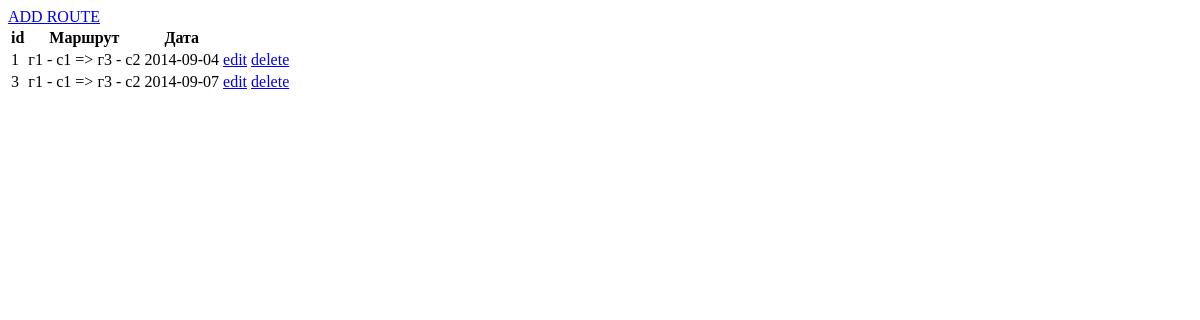
Before: /admin/routes.php with the older database file.
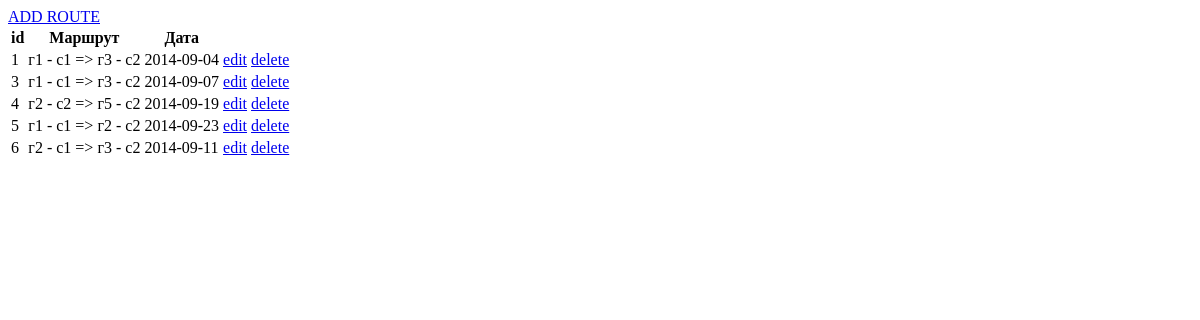
After: the same page with the newer database file.
### tables this page shows
CREATE TABLE IF NOT EXISTS `routes` (
  `id` int(10) unsigned NOT NULL AUTO_INCREMENT,
  `stFrom` int(11) NOT NULL COMMENT 'исходная станция "город - станция"',
  `stTo` int(11) NOT NULL COMMENT 'конечная станция "город - станция"',
  `message` text NOT NULL COMMENT 'примечание',
  `cars` text NOT NULL,
  `timeFrom` time NOT NULL COMMENT 'время отбытия из начальной станции',
  `timeTo` time NOT NULL COMMENT 'время прибытия в конечную станцию',
  `date` date NOT NULL COMMENT 'дата поездки/билета',
  PRIMARY KEY (`id`)
);

### admin/routes.php (called while the page is built, shortened)
<?php
	include '../init.php';
    print_r($template['routeParts']);
	function prepareRoutesList(){
		global $template;
		$query = "SELECT `routes`.`id`, concat(concat(`from`.`city`, ' - ', `from`.`name`), ' => ', concat(`to`.`city`, ' - ', `to`.`name`)) as `title`, `date`
			FROM `routes`
			LEFT JOIN `Stations` as `from` ON `from`.`id` = `routes`.`stFrom`
			LEFT JOIN `Stations` as `to` ON `to`.`id` = `routes`.`stTo`";
		$result = mysql_query($query);
		$template['routesList'] = array();
		while ($row = mysql_fetch_assoc($result)) {
			$template['routesList'][] = $row;
		}
	}
	if (isset($_GET['action'])) {
		switch($_GET['action']){
			case 'add':
				$template['show_form'] = true;
				$template['formAction'] = 'add';
				prepareValues();
				break;
			case 'edit':
				$template['show_form'] = true;
				$template['formAction'] = 'edit';
				if (isset($_GET['id'])){
					prepareValues();
					prepareRouteFromDB($_GET['id']);
				}
				break;
			case 'delete':
				$template['showForm'] = false;
				$query = "DELETE FROM `Stations` WHERE `id` = '{$_GET['id']}'";
				$result = mysql_query($query) or die($query.'<br/>'.mysql_error());
				header("Location: /admin/stations.php");
			break;
		}
	} else {
		if(isset($_POST['action'])){
		switch($_POST['action']){
			case 'add':
				if (isset($_POST['addPart'])){
					$template['show_form'] = true;
					$template['formAction'] = 'add';
					prepareValues();
					prepareRoute();
					$template['addPart'] = true;
				} else if (isset($_POST['addCar'])){
					$template['show_form'] = true;
					$template['formAction'] = 'add';
					prepareValues();
					prepareRoute();
					$template['addCar'] = true;
                } elseif (isset($_POST['delete'])){
                    $template['show_form'] = true;
                    $template['formAction'] = 'edit';
                    unset($_POST['parts'][$_POST['delete']]);
                    array_values($_POST['parts']);
                    prepareValues();
                    prepareRoute();
				} else {
					$template['show_form'] = false;
					prepareRoutesList();
					$query = 'SELECT `station1` FROM `parts`
					            WHERE `id` = '.$_POST['parts'][0];
					$result = mysql_query($query) or die($query.'<br/>'.mysql_error());
					$station1 = current(mysql_fetch_assoc($result));
					$query = "SELECT `station1` FROM `parts`
					            WHERE `id` = ".$_POST['parts'][count($_POST['parts']) - 1];
					$result = mysql_query($query) or die($query.'<br/>'.mysql_error());
					$station2 = current(mysql_fetch_assoc($result));
					$timeFrom = $_POST['timeFrom'][0];
					$timeTo = $_POST['timeTo'][count($_POST['timeTo']) - 1];
					$date = $_POST['date'];
					$message = $_POST['message'];
					$cars = implode(',', $_POST['cars']);
					$query = "INSERT INTO `routes` (`stFrom`, `stTo`, `message`,
					            `cars`, `timeFrom`, `timeTo`, `date`)
					            VALUES ($station1, $station2, '$message', '$cars',
					            CAST('$timeFrom' AS TIME), CAST('$timeTo' AS TIME),
					             CAST('$date' AS DATE))";
					$result = mysql_query($query) or die($query.'<br/>'.mysql_error());
                    $routeID = mysql_insert_id();
                    foreach ( $_POST['parts'] as $key => $part) {
                        $id = $part;
                        $timeFrom = $_POST['timeFrom'][$key];
                        $timeTo = $_POST['timeTo'][$key];
                        $query = "INSERT INTO `routes_parts` (`id_route`, `id_part`, `timeFrom`, `timeTo`)
                                    VALUES ($routeID, $id,
                                    CAST('$timeFrom' AS TIME),
                                    CAST('$timeTo' AS TIME))";
                        $result = mysql_query($query) or die($query.'<br/>'.mysql_error());
                    }
                }
				break;
			case 'edit':
				if (isset($_POST['addPart'])){
					$template['show_form'] = true;
					$template['formAction'] = 'edit';
					prepareValues();
					prepareRoute();
					$template['formId'] = $_POST['id'];
					$template['addPart'] = true;
				} else if (isset($_POST['addCar'])){
					$template['show_form'] = true;
					$template['formAction'] = 'edit';
					prepareValues();
					prepareRoute();
					$template['formId'] = $_POST['id'];
					$template['addCar'] = true;
                }elseif (isset($_POST['delete'])){
                    $template['show_form'] = true;
                    $template['formAction'] = 'edit';
                    unset($_POST['parts'][$_POST['delete']]);
                    array_values($_POST['parts']);
                    prepareValues();
                    prepareRoute();
                    $template['formId'] = $_POST['id'];
				} else {
					$template['show_form'] = false;
					prepareRoutesList();
					$query = 'SELECT `station1` FROM `parts`
					            WHERE `id` = '.$_POST['parts'][0];
					$result = mysql_query($query) or die($query.'<br/>'.mysql_error());
					$station1 = current(mysql_fetch_assoc($result));
					$query = "SELECT `station1` FROM `parts`
					            WHERE `id` = ".$_POST['parts'][count($_POST['parts']) - 1];
					$result = mysql_query($query) or die($query.'<br/>'.mysql_error());
					$station2 = current(mysql_fetch_assoc($result));
					$timeFrom = $_POST['timeFrom'][0];
					$timeTo = $_POST['timeTo'][count($_POST['timeTo']) - 1];
					$date = $_POST['date'];
					$message = $_POST['message'];
					$cars = implode(',', $_POST['cars']);
					$query = "UPDATE `routes`
								SET `stFrom` = $station1, `stTo` = $station2, `timeFrom` = CAST('$timeFrom' AS TIME),
								    `timeTo` = CAST('$timeTo' AS TIME), `message` = '$message',
								    `date` = CAST('$date' AS DATE), `cars` = '$cars'
								WHERE `id` = {$_POST['id']}";
					$result = mysql_query($query) or die($query.'<br/>'.mysql_error());
					$query = "DELETE FROM `routes_parts` WHERE `id_route` = {$_POST['id']}";
					$result = mysql_query($query) or die($query.'<br/>'.mysql_error());
					foreach ($_POST['parts'] as $key => $part) {
                        $id = $part;
                        $timeFrom = $_POST['timeFrom'][$key];
                        $timeTo = $_POST['timeTo'][$key];
                        $query = "INSERT INTO `routes_parts` (`id_route`, `id_part`, `timeFrom`, `timeTo`)
                                    VALUES ({$_POST['id']}, $id,
                                    CAST('$timeFrom' AS TIME),
                                    CAST('$timeTo' AS TIME))";
                        $result = mysql_query($query) or die($query.'<br/>'.mysql_error());
                    }
                }
				break;
			}
		} else {
			$template['show_form'] = false;
			prepareRoutesList();
		}
	}
	include ABSPATH.'/admin/views/routes.php';

### init.php (called while the page is built, shortened)
<?php
	$template = array();

### admin/views/routes.php (the view, shortened to what this page needs)
<!DOCTYPE html>
<html>
<head>
</head>
<body>
<?php if($template['show_form']){ ?>
	<?php if(isset($template['error'])){ ?>
		<p><?= $template['error']?></p>
	<?php } ?>
	<form action="/admin/routes.php" method="POST">
		<input type="hidden" name="action" value="<?=$template['formAction'] ?>"/>
		<?php if($template['formAction'] === 'edit'){?>
			<input type="hidden" name="id" value="<?=$template['formId']?>">
		<? } ?>
		<?php if(!empty($template['routeParts'])){ ?>
			<?php foreach ($template['routeParts'] as $key => $item) { ?>
				<select name="parts[]" id="">
				<option value="">Choose the part</option>
				<?php foreach ($template['formParts'] as $item1) { ?>
					<option value="<?=$item1['id']?>"
					<?= ($item['id'] == $item1['id']) ? 'selected' : '' ?>
					><?=$item1['title']?></option>
				<?php } ?>
				</select>
				Время отправления: <input type="time" name="timeFrom[]" value="<?= $template['routeTimeFrom'][$key] ?>"/>
				Время прибытия: <input type="time" name="timeTo[]" value="<?= $template['routeTimeTo'][$key] ?>"/>
                <button name="delete" value="<?= $key ?>"> - </button>
                <br/>
			<? }
			if ($template['addPart']){ ?>
				<select name="parts[]" id="">
					<option value="">Choose the part</option>
					<?php foreach ($template['formParts'] as $item) { ?>
					<option value="<?=$item['id']?>"><?=$item['title']?></option>
					<?php } ?>
				</select>
				Время отправления: <input type="time" name="timeFrom[]" value="00:00">
				Время прибытия: <input type="time" name="timeTo[]" value="00:00">
				<br/>
			<? } ?>
		<? } else { ?>
		<select name="parts[]" id="">
			<option value="">Choose the part</option>
			<?php foreach ($template['formParts'] as $item) { ?>
			<option value="<?=$item['id']?>"><?=$item['title']?></option>
			<?php } ?>
		</select>
		Время отправления: <input type="time" name="timeFrom[]" value="00:00">
		Время прибытия: <input type="time" name="timeTo[]" value="00:00">
		<br/>
		<? } ?>
		<input type="submit" name="addPart" value="ADD PART">
		<br/>
		<?php if (!empty($template['routeCars'])) { ?>
			<?php foreach($template['routeCars'] as $car) { ?>
				<select name="cars[]" id="">
					<option>Choose the cars</option>
					<?php foreach ($template['formCars'] as $item) { ?>
					<option value="<?=$item['id'] ?>"
					<?= ($item['id'] === $car['id']) ? 'selected' : '' ?>><?=$item['name']?></option>
					<?php } ?>
				</select>
				<br/>
			<?php }
			if($template['addCar']) { ?>
				<select name="cars[]" id="">
					<option>Choose the cars</option>
					<?php foreach ($template['formCars'] as $item) { ?>
					<option value="<?=$item['id'] ?>"><?=$item['name']?></option>
					<?php } ?>
				</select>
				<br/>
			<?php } ?>
		<?php } else { ?>
		<select name="cars[]" id="">
			<option>Choose the cars</option>
			<?php foreach ($template['formCars'] as $item) { ?>
			<option value="<?=$item['id'] ?>"><?=$item['name']?></option>
			<?php } ?>
		</select>
		<?php } ?>
		<br/>
		<input type="submit" name="addCar" value="ADD CAR">
		<br/>
		MESSAGE: <br/>
		<textarea name="message" cols="100" rows="20" resize="none"><?= $template['formMessage'] ?></textarea>
		<br/>
		DATE:
		<input type="date" name="date" value="<?= $template['formDate'] ?>">
		<br/>
		<input type="submit" value="SAVE">
	</form>
<?php } else {?>
<a href="/admin/routes.php?action=add">ADD ROUTE</a>
	<table>
		<thead>
			<tr>
				<th>id</th>
				<th>Маршрут</th>
				<th>Дата</th>
				<th colspan="2"></th>
			</tr>
		</thead>
		<tbody>
			<?php foreach($template['routesList'] as $item){ ?>
				<tr>
					<td><?=$item['id']?></td>
					<td><?=$item['title']?></td>
					<td><?=$item['date']?></td>
					<td><a href="/admin/routes.php?action=edit&id=<?=$item['id']?>">edit</a></td>
					<td><a href="/admin/routes.php?action=delete&id=<?=$item['id']?>">delete</a></td>
				</tr>
			<?} ?>
		</tbody>
	</table>
<?php } ?>
</body>
</html>

Changed rows visible on the page:
added routes: id "4", title "г2 - с2 => г5 - с2", date "2014-09-19"
added routes: id "5", title "г1 - с1 => г2 - с2", date "2014-09-23"
added routes: id "6", title "г2 - с1 => г3 - с2", date "2014-09-11"
